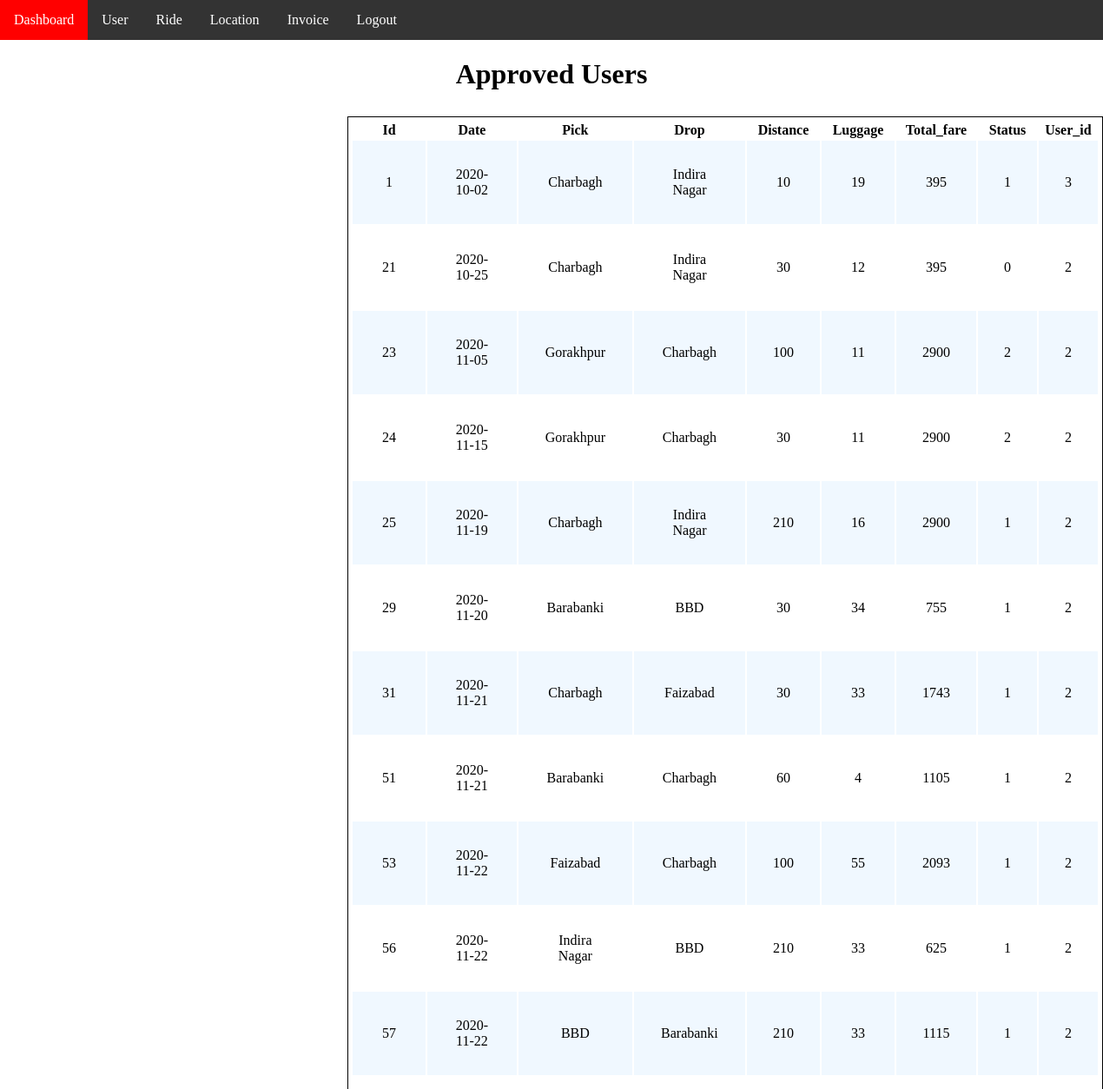
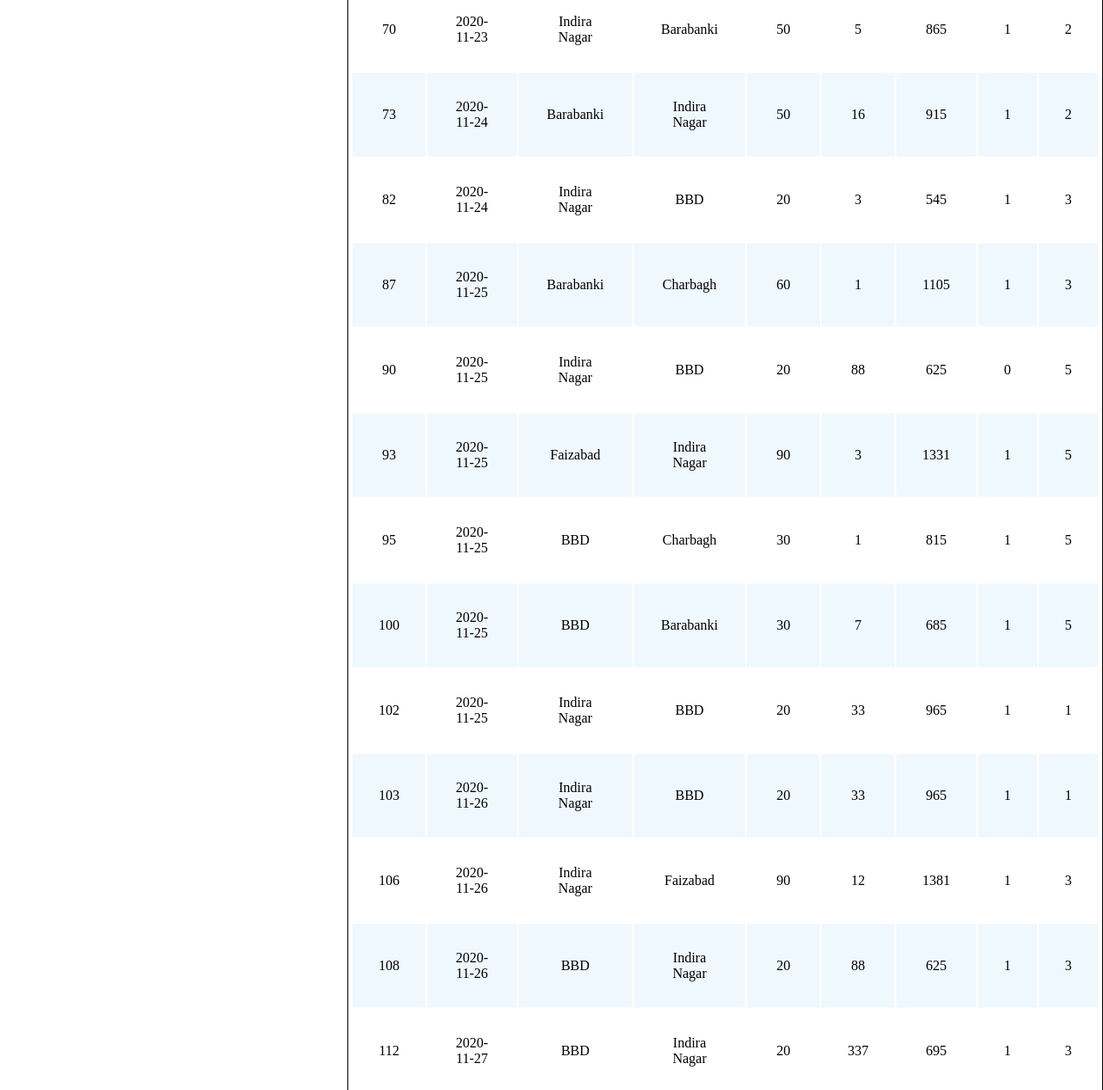
Screenshot of /admin/allRide.php with the database file from the repository (2 pictures, top to bottom).
### tables this page shows
CREATE TABLE `tbl_ride` (
  `ride_id` int(11) NOT NULL,
  `ride_date` date NOT NULL,
  `pick_place` varchar(255) NOT NULL,
  `drop_place` varchar(255) NOT NULL,
  `cab_type` varchar(255) NOT NULL,
  `total_distance` varchar(255) NOT NULL,
  `luggage` varchar(255) NOT NULL,
  `total_fare` varchar(255) NOT NULL,
  `status` int(10) NOT NULL,
  `customer_user_id` varchar(255) NOT NULL
);

### Dbconnection.php (called while the page is built, shortened)
<?php
class Dbconnection {
    function __construct(){
        $this->con = new mysqli('localhost', 'root', '', 'cedcab');
    }
}
?>

### Admin.php (called while the page is built, shortened)
<?php
    class Admin {
        function allRide ($con){
            $data =array();
            $sql = "SELECT * FROM `tbl_ride`";
            $query = $con->query($sql);
            if ($query->num_rows > 0) {
                while($row = $query->fetch_assoc()){
                    $data[] = $row;
                }
                return $data;
            }
        }
    }
?>

### admin/allRide.php (the view, shortened to what this page needs)
<?php
require "../Dbconnection.php";
require "../Admin.php";
$Connection = new Dbconnection();
$location = new Admin();
$locate = $location->allRide($Connection->con);
?>
<!DOCTYPE html>
<html lang="en">
    <head>
        <link href="../style.css" type="text/css" rel="stylesheet">
    </head>
    <body>
        <div class="navbar">
            <a href="admin.php">Dashboard</a>
            <div class="dropdown">
                <button class="dropbtn">User</button>
            </div>
            <div class="dropdown">
                <button class="dropbtn">Ride</button>
            </div>
            <div class="dropdown">
                <button class="dropbtn">Location</button>
            </div>
            <a href="#">Invoice</a>
            <a href="../logout.php">Logout</a>
        </div>
        <h1 style="text-align: center;">Approved Users</h1>
        <table class="table" style="margin-left: 400px;">
        <tr>
                <th>Id</th>
                <th>Date</th>
                <th>Pick</th>
                <th>Drop</th>
                <th>Distance</th>
                <th>Luggage</th>
                <th>Total_fare</th>
                <th>Status</th>
                <th>User_id</th>
            </tr>
                <?php
                    foreach($locate as $value){
                    ?>
                        <tr>
                            <td><?php echo $value['ride_id']; ?></td>
                            <td><?php echo $value['ride_date']; ?></td>
                            <td><?php echo $value['pick_place']; ?></td>
                            <td><?php echo $value['drop_place']; ?></td>
                            <td><?php echo $value['total_distance']; ?></td>
                            <td><?php echo $value['luggage']; ?></td>
                            <td><?php echo $value['total_fare']; ?></td>
                            <td><?php echo $value['status']; ?></td>
                            <td><?php echo $value['customer_user_id']; ?></td>
                        </tr>
                    <?php
                    }?>
        </table>
    </body>
</html>

### style.css (style rules this page uses)
body { margin: 0; padding: 0; }
.navbar { overflow: hidden; background-color: #333; }
.navbar a { float: left; font-size: 16px; color: white; text-align: center; padding: 14px 16px; text-decoration: none; }
.dropdown { float: left; overflow: hidden; }
.dropdown .dropbtn { font-size: 16px; border: none; outline: none; color: white; padding: 14px 16px; background-color: inherit; font-family: inherit; margin: 0; }
.table { margin-top: 30px; border: 1px solid black; text-align: center; padding: 3px; margin: 30px 0px 30px 500px; }
tr, td { padding: 30px; }
tr:nth-child(even) { background-color: aliceblue; }

### rows the page displays
tbl_ride: ride_id "1", ride_date "2020-10-02", pick_place "Charbagh", drop_place "Indira Nagar", total_distance "10", luggage "19", total_fare "395", status "1", customer_user "3"
tbl_ride: ride_id "21", ride_date "2020-10-25", pick_place "Charbagh", drop_place "Indira Nagar", total_distance "30", luggage "12", total_fare "395", status "0", customer_user "2"
tbl_ride: ride_id "23", ride_date "2020-11-05", pick_place "Gorakhpur", drop_place "Charbagh", total_distance "100", luggage "11", total_fare "2900", status "2", customer_user "2"
tbl_ride: ride_id "24", ride_date "2020-11-15", pick_place "Gorakhpur", drop_place "Charbagh", total_distance "30", luggage "11", total_fare "2900", status "2", customer_user "2"
tbl_ride: ride_id "25", ride_date "2020-11-19", pick_place "Charbagh", drop_place "Indira Nagar", total_distance "210", luggage "16", total_fare "2900", status "1", customer_user "2"
tbl_ride: ride_id "29", ride_date "2020-11-20", pick_place "Barabanki", drop_place "BBD", total_distance "30", luggage "34", total_fare "755", status "1", customer_user "2"
tbl_ride: ride_id "31", ride_date "2020-11-21", pick_place "Charbagh", drop_place "Faizabad", total_distance "30", luggage "33", total_fare "1743", status "1", customer_user "2"
tbl_ride: ride_id "51", ride_date "2020-11-21", pick_place "Barabanki", drop_place "Charbagh", total_distance "60", luggage "4", total_fare "1105", status "1", customer_user "2"
tbl_ride: ride_id "53", ride_date "2020-11-22", pick_place "Faizabad", drop_place "Charbagh", total_distance "100", luggage "55", total_fare "2093", status "1", customer_user "2"
tbl_ride: ride_id "56", ride_date "2020-11-22", pick_place "Indira Nagar", drop_place "BBD", total_distance "210", luggage "33", total_fare "625", status "1", customer_user "2"
tbl_ride: ride_id "57", ride_date "2020-11-22", pick_place "BBD", drop_place "Barabanki", total_distance "210", luggage "33", total_fare "1115", status "1", customer_user "2"
tbl_ride: ride_id "70", ride_date "2020-11-23", pick_place "Indira Nagar", drop_place "Barabanki", total_distance "50", luggage "5", total_fare "865", status "1", customer_user "2"
tbl_ride: ride_id "73", ride_date "2020-11-24", pick_place "Barabanki", drop_place "Indira Nagar", total_distance "50", luggage "16", total_fare "915", status "1", customer_user "2"
tbl_ride: ride_id "82", ride_date "2020-11-24", pick_place "Indira Nagar", drop_place "BBD", total_distance "20", luggage "3", total_fare "545", status "1", customer_user "3"
tbl_ride: ride_id "87", ride_date "2020-11-25", pick_place "Barabanki", drop_place "Charbagh", total_distance "60", luggage "1", total_fare "1105", status "1", customer_user "3"
tbl_ride: ride_id "90", ride_date "2020-11-25", pick_place "Indira Nagar", drop_place "BBD", total_distance "20", luggage "88", total_fare "625", status "0", customer_user "5"
tbl_ride: ride_id "93", ride_date "2020-11-25", pick_place "Faizabad", drop_place "Indira Nagar", total_distance "90", luggage "3", total_fare "1331", status "1", customer_user "5"
tbl_ride: ride_id "95", ride_date "2020-11-25", pick_place "BBD", drop_place "Charbagh", total_distance "30", luggage "1", total_fare "815", status "1", customer_user "5"
tbl_ride: ride_id "100", ride_date "2020-11-25", pick_place "BBD", drop_place "Barabanki", total_distance "30", luggage "7", total_fare "685", status "1", customer_user "5"
tbl_ride: ride_id "102", ride_date "2020-11-25", pick_place "Indira Nagar", drop_place "BBD", total_distance "20", luggage "33", total_fare "965", status "1", customer_user "1"
tbl_ride: ride_id "103", ride_date "2020-11-26", pick_place "Indira Nagar", drop_place "BBD", total_distance "20", luggage "33", total_fare "965", status "1", customer_user "1"
tbl_ride: ride_id "106", ride_date "2020-11-26", pick_place "Indira Nagar", drop_place "Faizabad", total_distance "90", luggage "12", total_fare "1381", status "1", customer_user "3"
tbl_ride: ride_id "108", ride_date "2020-11-26", pick_place "BBD", drop_place "Indira Nagar", total_distance "20", luggage "88", total_fare "625", status "1", customer_user "3"
tbl_ride: ride_id "112", ride_date "2020-11-27", pick_place "BBD", drop_place "Indira Nagar", total_distance "20", luggage "337", total_fare "695", status "1", customer_user "3"
